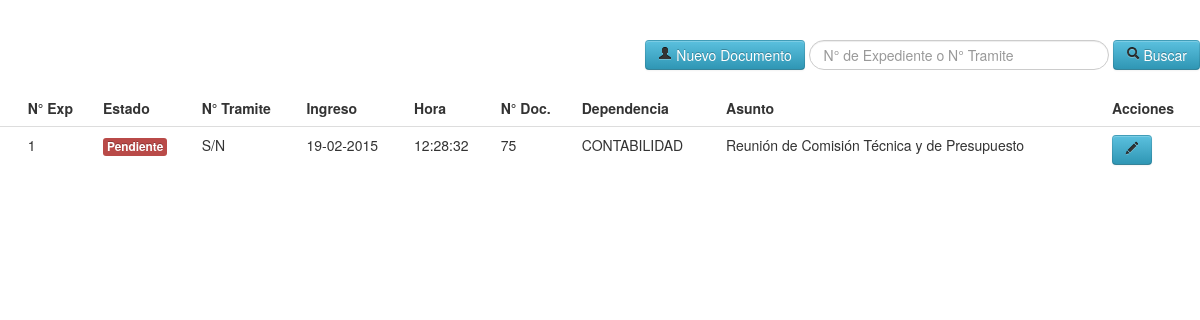
/admin/l_doc2.php (signed in), run on the app's committed database.
### tables this page shows
CREATE TABLE IF NOT EXISTS `flujoe` (
  `id` int(10) NOT NULL AUTO_INCREMENT,
  `idexpediente` varchar(10) NOT NULL,
  `tramite` varchar(20) NOT NULL,
  `fecha` varchar(10) NOT NULL,
  `hora` varchar(10) NOT NULL,
  `fechas` varchar(10) NOT NULL,
  `tipodoc` varchar(10) NOT NULL,
  `ndoc` varchar(100) NOT NULL,
  `folios` varchar(10) NOT NULL,
  `procedencia` varchar(10) NOT NULL,
  `dependencia` varchar(10) NOT NULL,
  `asunto` varchar(200) NOT NULL,
  `descripcion` varchar(900) NOT NULL,
  `area` int(10) NOT NULL,
  `codep` varchar(10) NOT NULL,
  `estado` varchar(10) NOT NULL,
  PRIMARY KEY (`id`)
);

CREATE TABLE IF NOT EXISTS `dependencia` (
  `id` int(10) NOT NULL AUTO_INCREMENT,
  `codigo` varchar(10) NOT NULL,
  `nombre` varchar(500) NOT NULL,
  `coddepa` int(10) NOT NULL,
  PRIMARY KEY (`id`),
  KEY `id` (`id`)
);

### admin/l_doc2.php (the view, shortened to what this page needs)
<?php
		$sarea=$_SESSION['area'];
		$sdep=$_SESSION['dependencia'];
?>
<!DOCTYPE html>
<html lang="en">
<head>
    <link href="../admin/css/bootstrap.css" rel="stylesheet">
    <link href="../admin/css/bootstrap-responsive.css" rel="stylesheet">
    <link href="../admin/css/docs.css" rel="stylesheet">
    <link href="../admin/js/google-code-prettify/prettify.css" rel="stylesheet">
</head>
<body data-spy="scroll" data-target=".bs-docs-sidebar">
<div align="right">
<form name="form1" method="post" action="">
	<a href="c_doc2.php" class="btn btn-info"><i class="icon-user"></i> Nuevo Documento</a>
	<input type="text" name="bus" class="input-xlarge search-query" placeholder="N° de Expediente o N° Tramite">
	<button type="submit" class="btn btn-info"><i class="icon-search"></i> Buscar</button>
</form>
</div>
<table class="table table-hover" border="0">
  <thead>
  <tr>
    <td><strong></strong></td>
    <td><strong>N° Exp</strong></td>
    <td><strong>Estado</strong></td>
    <td><strong>N° Tramite</strong></td>
    <td><strong>Ingreso</strong></td>
    <td><strong>Hora</strong></td>
    <td><strong>N° Doc.</strong></td>
<td><strong>Dependencia</strong></td>
<td><strong>Asunto</strong></td>
<td><strong>Acciones</strong></td>
  </tr>
  </thead>
  <tbody>
  <?php
  	if(empty($_POST['bus'])){
		$can=mysql_query("SELECT * FROM flujoe where area='$sarea' and codep='$sdep' ");
	}else{
		$buscar=$_POST['bus'];
		$can=mysql_query("SELECT * FROM flujoe where area='$sarea' and codep='$sdep' and idexpediente='$buscar' or tramite='$buscar'");
	}
	while($dato=mysql_fetch_array($can)){
		if($dato['estado']=="n"){
			$estado='<span class="label label-success ">Atendido</span>';
		}else{
			$estado='<span class="label label-important">Pendiente</span>';
		}
  ?>
  <tr>
    <td></td>
    <td><?php
	echo $dato['idexpediente']
	;
	 ?></td>
    <td><a href="../admin/l_doc2.php?estado=<?php echo $dato['id']; ?>"><?php echo $estado; ?></a></td>
    <td><?php
	echo $dato['tramite']; ?></td>
    <td><?php echo  $dato['fecha']; ?></td>
     <td><?php echo  $dato['hora']; ?></td>
    <td><?php
	echo $dato['ndoc']; ?></td>
    <td><?php
	$dep=$dato['dependencia'];
	$sql="select * from dependencia where codigo='$dep'";
$query=mysql_query($sql);
$fila=mysql_fetch_array($query);
	 echo  $fila['nombre']; ?></td>
    <td><?php echo  $dato['asunto']; ?></td>
    <td><a href="c_doc2.php?id=<?php echo $dato['id']; ?>" title="Editar Documento" class="btn btn-info"><i class="icon-pencil"></i></a></td>
  </tr>
  <?php } ?>
  </tbody>
</table>
</body>
</html>

### admin/css/docs.css (style rules this page uses)
body { position: relative; padding-top: 40px; }

### data on the page
flujoe: idexpediente "1", estado "Pendiente", tramite "S/N", fecha "19-02-2015", hora "12:28:32", ndoc "75", dependencia.nombre "CONTABILIDAD", asunto "Reunión de Comisión Técnica y de Presupuesto"
